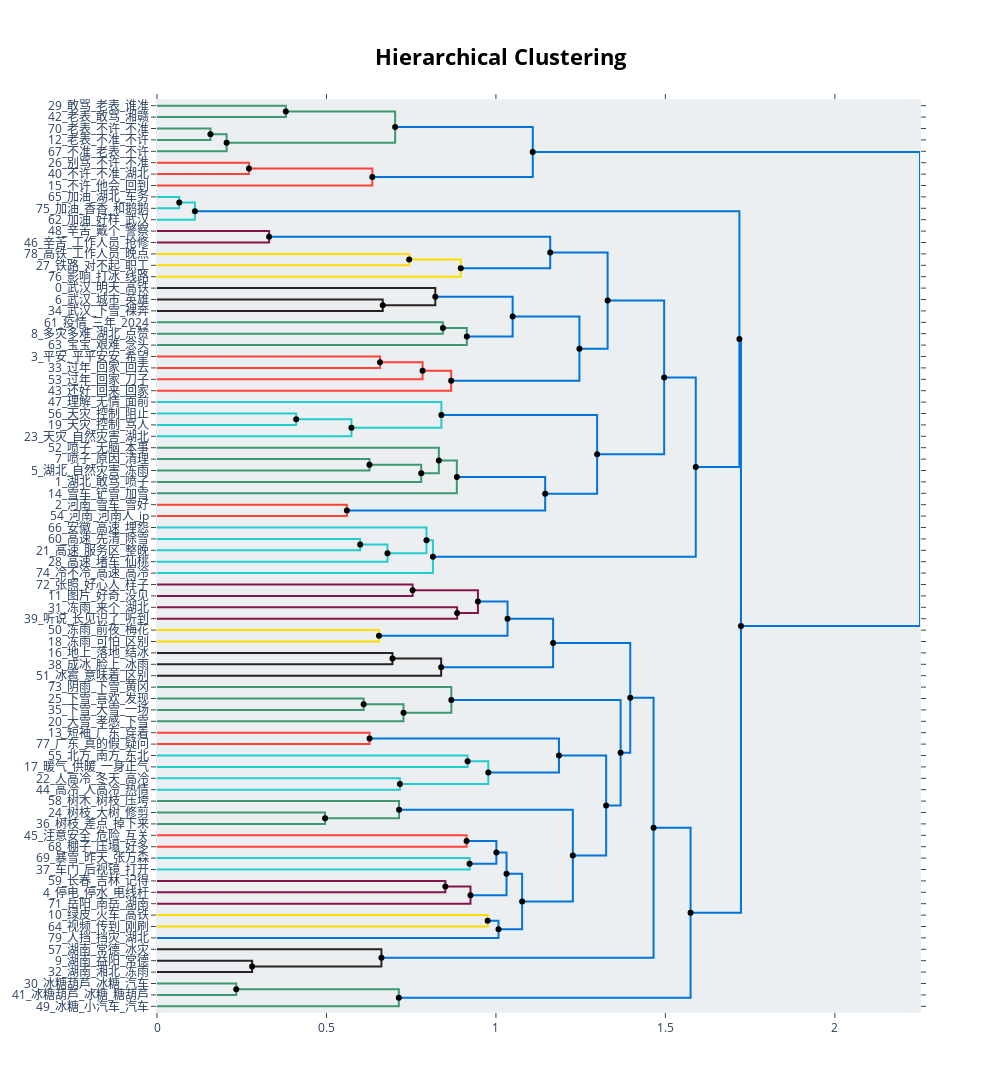

Source (notebook cell):
### Code cell
hierarchical_topics = topic_model.hierarchical_topics(corpus_list)
topic_model.visualize_hierarchy(hierarchical_topics=hierarchical_topics)

### Figure 1 — Plotly figure (JSON) as saved in the notebook; plotly's stock layout.template omitted (floating-point values rounded to 4 significant figures)
{"data": [{"hoverinfo": "text", "marker": {"color": "rgb(61,153,112)"}, "mode": "lines", "text": ["敢骂_老表_谁准_试试_发财", "", "", "老表_敢骂_湘赣_不许_不准"], "x": [0.0, 0.3801, 0.3801, 0.0], "xaxis": "x", "y": [-5.0, -5.0, -15.0, -15.0], "yaxis": "y", "type": "scatter"}, {"hoverinfo": "text", "marker": {"color": "rgb(61,153,112)"}, "mode": "lines", "text": ["老表_不许_不准_别骂_老陕", "", "", "老表_不准_不许_天灾_欺负"], "x": [0.0, 0.1577, 0.1577, 0.0], "xaxis": "x", "y": [-25.0, -25.0, -35.0, -35.0], "yaxis": "y", "type": "scatter"}, {"hoverinfo": "text", "marker": {"color": "rgb(61,153,112)"}, "mode": "lines", "text": ["老表_不许_不准_别骂_天灾", "", "", "不准_老表_不许_强强_不买"], "x": [0.1577, 0.2054, 0.2054, 0.0], "xaxis": "x", "y": [-30.0, -30.0, -45.0, -45.0], "yaxis": "y", "type": "scatter"}, {"hoverinfo": "text", "marker": {"color": "rgb(61,153,112)"}, "mode": "lines", "text": ["老表_敢骂_湘赣_不许_不准", "", "", "老表_不准_不许_别骂_天灾"], "x": [0.3801, 0.7027, 0.7027, 0.2054], "xaxis": "x", "y": [-10.0, -10.0, -37.5, -37.5], "yaxis": "y", "type": "scatter"}, {"hoverinfo": "text", "marker": {"color": "rgb(255,65,54)"}, "mode": "lines", "text": ["别骂_不许_不准_邻居_兄弟", "", "", "不许_不准_湖北_别骂_老弟"], "x": [0.0, 0.2713, 0.2713, 0.0], "xaxis": "x", "y": [-55.0, -55.0, -65.0, -65.0], "yaxis": "y", "type": "scatter"}, {"hoverinfo": "text", "marker": {"color": "rgb(255,65,54)"}, "mode": "lines", "text": ["不许_别骂_不准_邻居_兄弟", "", "", "不许_他会_回到_英雄_努力"], "x": [0.2713, 0.6353, 0.6353, 0.0], "xaxis": "x", "y": [-60.0, -60.0, -75.0, -75.0], "yaxis": "y", "type": "scatter"}, {"hoverinfo": "text", "marker": {"color": "rgb(0,116,217)"}, "mode": "lines", "text": ["老表_敢骂_不许_不准_湘赣", "", "", "不许_不准_别骂_他会_回到"], "x": [0.7027, 1.109, 1.109, 0.6353], "xaxis": "x", "y": [-23.75, -23.75, -67.5, -67.5], "yaxis": "y", "type": "scatter"}, {"hoverinfo": "text", "marker": {"color": "rgb(35,205,205)"}, "mode": "lines", "text": ["加油_湖北_车务_站务_铁桥", "", "", "加油_香香_和鹅鹅_小伙子_好好"], "x": [0.0, 0.06558, 0.06558, 0.0], "xaxis": "x", "y": [-85.0, -85.0, -95.0, -95.0], "yaxis": "y", "type": "scatter"}, {"hoverinfo": "text", "marker": {"color": "rgb(35,205,205)"}, "mode": "lines", "text": ["加油_湖北_铁桥_车务_站务", "", "", "加油_好样_武汉_广西_最棒"], "x": [0.06558, 0.1118, 0.1118, 0.0], "xaxis": "x", "y": [-90.0, -90.0, -105.0, -105.0], "yaxis": "y", "type": "scatter"}, {"hoverinfo": "text", "marker": {"color": "rgb(133,20,75)"}, "mode": "lines", "text": ["辛苦_戴个_警察_手套_叔叔", "", "", "辛苦_工作人员_抢修_人员_工人"], "x": [0.0, 0.3307, 0.3307, 0.0], "xaxis": "x", "y": [-115.0, -115.0, -125.0, -125.0], "yaxis": "y", "type": "scatter"}, {"hoverinfo": "text", "marker": {"color": "rgb(255,220,0)"}, "mode": "lines", "text": ["高铁_工作人员_晚点_休息_理解", "", "", "铁路_对不起_职工_旅客_人民"], "x": [0.0, 0.744, 0.744, 0.0], "xaxis": "x", "y": [-135.0, -135.0, -145.0, -145.0], "yaxis": "y", "type": "scatter"}, {"hoverinfo": "text", "marker": {"color": "rgb(255,220,0)"}, "mode": "lines", "text": ["铁路_工作人员_对不起_职工_旅客", "", "", "影响_打冰_线路_抢修_全员"], "x": [0.744, 0.8962, 0.8962, 0.0], "xaxis": "x", "y": [-140.0, -140.0, -155.0, -155.0], "yaxis": "y", "type": "scatter"}, {"hoverinfo": "text", "marker": {"color": "rgb(0,116,217)"}, "mode": "lines", "text": ["辛苦_工作人员_抢修_人员_工人", "", "", "铁路_影响_抢修_打冰_线路"], "x": [0.3307, 1.16, 1.16, 0.8962], "xaxis": "x", "y": [-120.0, -120.0, -147.5, -147.5], "yaxis": "y", "type": "scatter"}, {"hoverinfo": "text", "marker": {"color": "rgb(40,35,35)"}, "mode": "lines", "text": ["武汉_城市_英雄_多灾多难_几年", "", "", "武汉_下雪_裸奔_雪人_改扫"], "x": [0.0, 0.666, 0.666, 0.0], "xaxis": "x", "y": [-175.0, -175.0, -185.0, -185.0], "yaxis": "y", "type": "scatter"}, {"hoverinfo": "text", "marker": {"color": "rgb(40,35,35)"}, "mode": "lines", "text": ["武汉_明天_高铁_汉口_晚点", "", "", "武汉_城市_英雄_多灾多难_几年"], "x": [0.0, 0.8211, 0.8211, 0.666], "xaxis": "x", "y": [-165.0, -165.0, -180.0, -180.0], "yaxis": "y", "type": "scatter"}, {"hoverinfo": "text", "marker": {"color": "rgb(61,153,112)"}, "mode": "lines", "text": ["疫情_三年_2024_19_太难", "", "", "多灾多难_湖北_点赞_太不容易_发声"], "x": [0.0, 0.8436, 0.8436, 0.0], "xaxis": "x", "y": [-195.0, -195.0, -205.0, -205.0], "yaxis": "y", "type": "scatter"}, {"hoverinfo": "text", "marker": {"color": "rgb(61,153,112)"}, "mode": "lines", "text": ["疫情_湖北_多灾多难_太难_心疼", "", "", "宝宝_艰难_念头_平平安安_奶粉"], "x": [0.8436, 0.9142, 0.9142, 0.0], "xaxis": "x", "y": [-200.0, -200.0, -215.0, -215.0], "yaxis": "y", "type": "scatter"}, {"hoverinfo": "text", "marker": {"color": "rgb(0,116,217)"}, "mode": "lines", "text": ["武汉_明天_高铁_汉口_过年", "", "", "疫情_宝宝_湖北_多灾多难_人民"], "x": [0.8211, 1.049, 1.049, 0.9142], "xaxis": "x", "y": [-172.5, -172.5, -207.5, -207.5], "yaxis": "y", "type": "scatter"}, {"hoverinfo": "text", "marker": {"color": "rgb(255,65,54)"}, "mode": "lines", "text": ["平安_平平安安_希望_回家_过年", "", "", "过年_回家_回去_在外_下雪"], "x": [0.0, 0.6579, 0.6579, 0.0], "xaxis": "x", "y": [-225.0, -225.0, -235.0, -235.0], "yaxis": "y", "type": "scatter"}, {"hoverinfo": "text", "marker": {"color": "rgb(255,65,54)"}, "mode": "lines", "text": ["平安_平平安安_希望_回家_过年", "", "", "过年_回家_刀子_一岁_建议"], "x": [0.6579, 0.7836, 0.7836, 0.0], "xaxis": "x", "y": [-230.0, -230.0, -245.0, -245.0], "yaxis": "y", "type": "scatter"}, {"hoverinfo": "text", "marker": {"color": "rgb(255,65,54)"}, "mode": "lines", "text": ["平安_过年_回家_平平安安_希望", "", "", "还好_回来_回家_提前_幸好"], "x": [0.7836, 0.868, 0.868, 0.0], "xaxis": "x", "y": [-237.5, -237.5, -255.0, -255.0], "yaxis": "y", "type": "scatter"}, {"hoverinfo": "text", "marker": {"color": "rgb(0,116,217)"}, "mode": "lines", "text": ["武汉_明天_疫情_多灾多难_湖北", "", "", "回家_平安_过年_平平安安_希望"], "x": [1.049, 1.246, 1.246, 0.868], "xaxis": "x", "y": [-190.0, -190.0, -246.2, -246.2], "yaxis": "y", "type": "scatter"}, {"hoverinfo": "text", "marker": {"color": "rgb(0,116,217)"}, "mode": "lines", "text": ["铁路_抢修_影响_打冰_线路", "", "", "武汉_回家_过年_平安_平平安安"], "x": [1.16, 1.33, 1.33, 1.246], "xaxis": "x", "y": [-133.8, -133.8, -218.1, -218.1], "yaxis": "y", "type": "scatter"}, {"hoverinfo": "text", "marker": {"color": "rgb(35,205,205)"}, "mode": "lines", "text": ["天灾_控制_阻止_办法_浪漫", "", "", "天灾_控制_骂人_人为_人能"], "x": [0.0, 0.4107, 0.4107, 0.0], "xaxis": "x", "y": [-275.0, -275.0, -285.0, -285.0], "yaxis": "y", "type": "scatter"}, {"hoverinfo": "text", "marker": {"color": "rgb(35,205,205)"}, "mode": "lines", "text": ["天灾_控制_骂人_人为_办法", "", "", "天灾_自然灾害_湖北_明明_有人"], "x": [0.4107, 0.5737, 0.5737, 0.0], "xaxis": "x", "y": [-280.0, -280.0, -295.0, -295.0], "yaxis": "y", "type": "scatter"}, {"hoverinfo": "text", "marker": {"color": "rgb(35,205,205)"}, "mode": "lines", "text": ["理解_无情_面前_天灾_有情", "", "", "天灾_控制_自然灾害_人为_骂人"], "x": [0.0, 0.839, 0.839, 0.5737], "xaxis": "x", "y": [-265.0, -265.0, -287.5, -287.5], "yaxis": "y", "type": "scatter"}, {"hoverinfo": "text", "marker": {"color": "rgb(61,153,112)"}, "mode": "lines", "text": ["喷子_原因_清理_天气_骂人", "", "", "湖北_自然灾害_冻雨_天气_疫情"], "x": [0.0, 0.6269, 0.6269, 0.0], "xaxis": "x", "y": [-315.0, -315.0, -325.0, -325.0], "yaxis": "y", "type": "scatter"}, {"hoverinfo": "text", "marker": {"color": "rgb(61,153,112)"}, "mode": "lines", "text": ["喷子_原因_冻雨_天气_自然灾害", "", "", "湖北_敢骂_喷子_有人_试试"], "x": [0.6269, 0.7796, 0.7796, 0.0], "xaxis": "x", "y": [-320.0, -320.0, -335.0, -335.0], "yaxis": "y", "type": "scatter"}, {"hoverinfo": "text", "marker": {"color": "rgb(61,153,112)"}, "mode": "lines", "text": ["喷子_无脑_本事_理解_嘴唇", "", "", "喷子_湖北_原因_冻雨_天气"], "x": [0.0, 0.8316, 0.8316, 0.7796], "xaxis": "x", "y": [-305.0, -305.0, -327.5, -327.5], "yaxis": "y", "type": "scatter"}, {"hoverinfo": "text", "marker": {"color": "rgb(61,153,112)"}, "mode": "lines", "text": ["喷子_湖北_原因_冻雨_天气", "", "", "雪车_铲雪_加雪_除雪_高速"], "x": [0.8316, 0.8846, 0.8846, 0.0], "xaxis": "x", "y": [-316.2, -316.2, -345.0, -345.0], "yaxis": "y", "type": "scatter"}, {"hoverinfo": "text", "marker": {"color": "rgb(255,65,54)"}, "mode": "lines", "text": ["河南_雪车_雪好_信阳_发声", "", "", "河南_河南人_ip_高考_郑州"], "x": [0.0, 0.5603, 0.5603, 0.0], "xaxis": "x", "y": [-355.0, -355.0, -365.0, -365.0], "yaxis": "y", "type": "scatter"}, {"hoverinfo": "text", "marker": {"color": "rgb(0,116,217)"}, "mode": "lines", "text": ["喷子_湖北_冻雨_原因_天气", "", "", "河南_河南人_雪车_雪好_信阳"], "x": [0.8846, 1.145, 1.145, 0.5603], "xaxis": "x", "y": [-330.6, -330.6, -360.0, -360.0], "yaxis": "y", "type": "scatter"}, {"hoverinfo": "text", "marker": {"color": "rgb(0,116,217)"}, "mode": "lines", "text": ["天灾_控制_理解_自然灾害_无情", "", "", "河南_喷子_雪车_湖北_河南人"], "x": [0.839, 1.299, 1.299, 1.145], "xaxis": "x", "y": [-276.2, -276.2, -345.3, -345.3], "yaxis": "y", "type": "scatter"}, {"hoverinfo": "text", "marker": {"color": "rgb(0,116,217)"}, "mode": "lines", "text": ["铁路_武汉_抢修_影响_打冰", "", "", "河南_天灾_喷子_湖北_雪车"], "x": [1.33, 1.496, 1.496, 1.299], "xaxis": "x", "y": [-175.9, -175.9, -310.8, -310.8], "yaxis": "y", "type": "scatter"}, {"hoverinfo": "text", "marker": {"color": "rgb(35,205,205)"}, "mode": "lines", "text": ["高速_先清_除雪_清理_我要", "", "", "高速_服务区_整晚_自驾游_路程"], "x": [0.0, 0.5995, 0.5995, 0.0], "xaxis": "x", "y": [-385.0, -385.0, -395.0, -395.0], "yaxis": "y", "type": "scatter"}, {"hoverinfo": "text", "marker": {"color": "rgb(35,205,205)"}, "mode": "lines", "text": ["高速_服务区_整晚_自驾游_许广", "", "", "高速_堵车_仙桃_一动不动_孝感"], "x": [0.5995, 0.68, 0.68, 0.0], "xaxis": "x", "y": [-390.0, -390.0, -405.0, -405.0], "yaxis": "y", "type": "scatter"}, {"hoverinfo": "text", "marker": {"color": "rgb(35,205,205)"}, "mode": "lines", "text": ["安徽_高速_埋怨_多人_交警", "", "", "高速_一动不动_堵车_公里_服务区"], "x": [0.0, 0.7951, 0.7951, 0.68], "xaxis": "x", "y": [-375.0, -375.0, -397.5, -397.5], "yaxis": "y", "type": "scatter"}, {"hoverinfo": "text", "marker": {"color": "rgb(35,205,205)"}, "mode": "lines", "text": ["高速_一动不动_堵车_安徽_公里", "", "", "冷不冷_高速_高冷_赤壁_30"], "x": [0.7951, 0.8141, 0.8141, 0.0], "xaxis": "x", "y": [-386.2, -386.2, -415.0, -415.0], "yaxis": "y", "type": "scatter"}, {"hoverinfo": "text", "marker": {"color": "rgb(0,116,217)"}, "mode": "lines", "text": ["河南_希望_天灾_武汉_铁路", "", "", "高速_一动不动_堵车_冷不冷_安徽"], "x": [1.496, 1.59, 1.59, 0.8141], "xaxis": "x", "y": [-243.4, -243.4, -400.6, -400.6], "yaxis": "y", "type": "scatter"}, {"hoverinfo": "text", "marker": {"color": "rgb(0,116,217)"}, "mode": "lines", "text": ["加油_湖北_好样_武汉_广西", "", "", "河南_高速_希望_武汉_天灾"], "x": [0.1118, 1.718, 1.718, 1.59], "xaxis": "x", "y": [-97.5, -97.5, -322.0, -322.0], "yaxis": "y", "type": "scatter"}, {"hoverinfo": "text", "marker": {"color": "rgb(133,20,75)"}, "mode": "lines", "text": ["张照_好心人_样子_冻雨_梧桐", "", "", "图片_好奇_没见_好心人_冻雨"], "x": [0.0, 0.7541, 0.7541, 0.0], "xaxis": "x", "y": [-425.0, -425.0, -435.0, -435.0], "yaxis": "y", "type": "scatter"}, {"hoverinfo": "text", "marker": {"color": "rgb(133,20,75)"}, "mode": "lines", "text": ["冻雨_来个_湖北_没见_极少", "", "", "听说_长见识了_听到_冻雨_知识"], "x": [0.0, 0.8855, 0.8855, 0.0], "xaxis": "x", "y": [-445.0, -445.0, -455.0, -455.0], "yaxis": "y", "type": "scatter"}, {"hoverinfo": "text", "marker": {"color": "rgb(133,20,75)"}, "mode": "lines", "text": ["好心人_张照_样子_图片_好奇", "", "", "听说_长见识了_冻雨_听到_没见"], "x": [0.7541, 0.9469, 0.9469, 0.8855], "xaxis": "x", "y": [-430.0, -430.0, -450.0, -450.0], "yaxis": "y", "type": "scatter"}, {"hoverinfo": "text", "marker": {"color": "rgb(255,220,0)"}, "mode": "lines", "text": ["冻雨_前夜_梅花__", "", "", "冻雨_可怕_区别_恐怖_上班"], "x": [0.0, 0.6549, 0.6549, 0.0], "xaxis": "x", "y": [-465.0, -465.0, -475.0, -475.0], "yaxis": "y", "type": "scatter"}, {"hoverinfo": "text", "marker": {"color": "rgb(0,116,217)"}, "mode": "lines", "text": ["好心人_样子_张照_听说_冻雨", "", "", "冻雨_可怕_梅花_区别_恐怖"], "x": [0.9469, 1.034, 1.034, 0.6549], "xaxis": "x", "y": [-440.0, -440.0, -470.0, -470.0], "yaxis": "y", "type": "scatter"}, {"hoverinfo": "text", "marker": {"color": "rgb(40,35,35)"}, "mode": "lines", "text": ["地上_落地_结冰_地面_不动", "", "", "成冰_脸上_冰雨_冷冷的_落地"], "x": [0.0, 0.6947, 0.6947, 0.0], "xaxis": "x", "y": [-485.0, -485.0, -495.0, -495.0], "yaxis": "y", "type": "scatter"}, {"hoverinfo": "text", "marker": {"color": "rgb(40,35,35)"}, "mode": "lines", "text": ["成冰_落地_地上_结冰_地面", "", "", "冰雹_意味着_区别_普及_空中"], "x": [0.6947, 0.8384, 0.8384, 0.0], "xaxis": "x", "y": [-490.0, -490.0, -505.0, -505.0], "yaxis": "y", "type": "scatter"}, {"hoverinfo": "text", "marker": {"color": "rgb(0,116,217)"}, "mode": "lines", "text": ["好心人_样子_张照_冻雨_听说", "", "", "成冰_落地_地上_结冰_冻雨"], "x": [1.034, 1.169, 1.169, 0.8384], "xaxis": "x", "y": [-455.0, -455.0, -497.5, -497.5], "yaxis": "y", "type": "scatter"}, {"hoverinfo": "text", "marker": {"color": "rgb(61,153,112)"}, "mode": "lines", "text": ["下雪_喜欢_发现_冬天_讨厌", "", "", "下雪_大雪_一场_终于_冷多"], "x": [0.0, 0.6097, 0.6097, 0.0], "xaxis": "x", "y": [-525.0, -525.0, -535.0, -535.0], "yaxis": "y", "type": "scatter"}, {"hoverinfo": "text", "marker": {"color": "rgb(61,153,112)"}, "mode": "lines", "text": ["下雪_喜欢_发现_大雪_冬天", "", "", "大雪_孝感_下雪_小时候_宜昌"], "x": [0.6097, 0.7273, 0.7273, 0.0], "xaxis": "x", "y": [-530.0, -530.0, -545.0, -545.0], "yaxis": "y", "type": "scatter"}, {"hoverinfo": "text", "marker": {"color": "rgb(61,153,112)"}, "mode": "lines", "text": ["阴雨_下雪_黄冈_黄梅_武穴", "", "", "下雪_大雪_喜欢_发现_冬天"], "x": [0.0, 0.8684, 0.8684, 0.7273], "xaxis": "x", "y": [-515.0, -515.0, -537.5, -537.5], "yaxis": "y", "type": "scatter"}, {"hoverinfo": "text", "marker": {"color": "rgb(255,65,54)"}, "mode": "lines", "text": ["短袖_广东_穿着_短裤_风扇", "", "", "广东_真的假_疑问_回南天_广西"], "x": [0.0, 0.6271, 0.6271, 0.0], "xaxis": "x", "y": [-555.0, -555.0, -565.0, -565.0], "yaxis": "y", "type": "scatter"}, {"hoverinfo": "text", "marker": {"color": "rgb(35,205,205)"}, "mode": "lines", "text": ["北方_南方_东北_以北_分得清", "", "", "暖气_供暖_一身正气_硬抗_评论"], "x": [0.0, 0.9164, 0.9164, 0.0], "xaxis": "x", "y": [-575.0, -575.0, -585.0, -585.0], "yaxis": "y", "type": "scatter"}, {"hoverinfo": "text", "marker": {"color": "rgb(35,205,205)"}, "mode": "lines", "text": ["人高冷_冬天_高冷_东北_夏天", "", "", "高冷_人高冷_热情_这回_留客"], "x": [0.0, 0.7167, 0.7167, 0.0], "xaxis": "x", "y": [-595.0, -595.0, -605.0, -605.0], "yaxis": "y", "type": "scatter"}, {"hoverinfo": "text", "marker": {"color": "rgb(35,205,205)"}, "mode": "lines", "text": ["暖气_供暖_南方_北方_一身正气", "", "", "高冷_人高冷_冬天_湖北_东北"], "x": [0.9164, 0.9776, 0.9776, 0.7167], "xaxis": "x", "y": [-580.0, -580.0, -600.0, -600.0], "yaxis": "y", "type": "scatter"}, {"hoverinfo": "text", "marker": {"color": "rgb(0,116,217)"}, "mode": "lines", "text": ["短袖_广东_穿着_广西_短裤", "", "", "暖气_高冷_人高冷_供暖_南方"], "x": [0.6271, 1.186, 1.186, 0.9776], "xaxis": "x", "y": [-560.0, -560.0, -590.0, -590.0], "yaxis": "y", "type": "scatter"}, {"hoverinfo": "text", "marker": {"color": "rgb(61,153,112)"}, "mode": "lines", "text": ["树枝_大树_修剪_压断_离谱", "", "", "树枝_差点_掉下来_压断_小区"], "x": [0.0, 0.4959, 0.4959, 0.0], "xaxis": "x", "y": [-625.0, -625.0, -635.0, -635.0], "yaxis": "y", "type": "scatter"}, {"hoverinfo": "text", "marker": {"color": "rgb(61,153,112)"}, "mode": "lines", "text": ["树木_树枝_压垮_压断_重量", "", "", "树枝_压断_差点_掉下来_大树"], "x": [0.0, 0.7142, 0.7142, 0.4959], "xaxis": "x", "y": [-615.0, -615.0, -630.0, -630.0], "yaxis": "y", "type": "scatter"}, {"hoverinfo": "text", "marker": {"color": "rgb(255,65,54)"}, "mode": "lines", "text": ["注意安全_危险_互关_戒色_招生", "", "", "棚子_压塌_好多_压垮_大棚"], "x": [0.0, 0.9134, 0.9134, 0.0], "xaxis": "x", "y": [-645.0, -645.0, -655.0, -655.0], "yaxis": "y", "type": "scatter"}, {"hoverinfo": "text", "marker": {"color": "rgb(35,205,205)"}, "mode": "lines", "text": ["暴雪_昨天_张万森_明明_昨晚", "", "", "车门_后视镜_打开_车子_玻璃"], "x": [0.0, 0.9223, 0.9223, 0.0], "xaxis": "x", "y": [-665.0, -665.0, -675.0, -675.0], "yaxis": "y", "type": "scatter"}, {"hoverinfo": "text", "marker": {"color": "rgb(0,116,217)"}, "mode": "lines", "text": ["注意安全_棚子_压塌_好多_压垮", "", "", "暴雪_昨天_车门_后视镜_打开"], "x": [0.9134, 1.001, 1.001, 0.9223], "xaxis": "x", "y": [-650.0, -650.0, -670.0, -670.0], "yaxis": "y", "type": "scatter"}, {"hoverinfo": "text", "marker": {"color": "rgb(133,20,75)"}, "mode": "lines", "text": ["长春_吉林_记得_冰灾_20", "", "", "停电_停水_电线杆_信号_电线"], "x": [0.0, 0.8507, 0.8507, 0.0], "xaxis": "x", "y": [-685.0, -685.0, -695.0, -695.0], "yaxis": "y", "type": "scatter"}, {"hoverinfo": "text", "marker": {"color": "rgb(133,20,75)"}, "mode": "lines", "text": ["停电_停水_电线杆_信号_长春", "", "", "岳阳_南岳_湖南_小区_好多"], "x": [0.8507, 0.925, 0.925, 0.0], "xaxis": "x", "y": [-690.0, -690.0, -705.0, -705.0], "yaxis": "y", "type": "scatter"}, {"hoverinfo": "text", "marker": {"color": "rgb(0,116,217)"}, "mode": "lines", "text": ["注意安全_棚子_暴雪_压塌_好多", "", "", "停电_停水_电线杆_信号_长春"], "x": [1.001, 1.031, 1.031, 0.925], "xaxis": "x", "y": [-660.0, -660.0, -697.5, -697.5], "yaxis": "y", "type": "scatter"}, {"hoverinfo": "text", "marker": {"color": "rgb(255,220,0)"}, "mode": "lines", "text": ["绿皮_火车_高铁_内燃机_火花", "", "", "视频_传到_刚刷_失禁_人声"], "x": [0.0, 0.9756, 0.9756, 0.0], "xaxis": "x", "y": [-715.0, -715.0, -725.0, -725.0], "yaxis": "y", "type": "scatter"}, {"hoverinfo": "text", "marker": {"color": "rgb(0,116,217)"}, "mode": "lines", "text": ["绿皮_火车_视频_传到_高铁", "", "", "人挡_挡灾_湖北_骂人_人替"], "x": [0.9756, 1.008, 1.008, 0.0], "xaxis": "x", "y": [-720.0, -720.0, -735.0, -735.0], "yaxis": "y", "type": "scatter"}, {"hoverinfo": "text", "marker": {"color": "rgb(0,116,217)"}, "mode": "lines", "text": ["停电_停水_注意安全_好多_棚子", "", "", "绿皮_火车_视频_人挡_挡灾"], "x": [1.031, 1.077, 1.077, 1.008], "xaxis": "x", "y": [-678.8, -678.8, -727.5, -727.5], "yaxis": "y", "type": "scatter"}, {"hoverinfo": "text", "marker": {"color": "rgb(0,116,217)"}, "mode": "lines", "text": ["树枝_压断_大树_压垮_差点", "", "", "绿皮_停电_火车_停水_注意安全"], "x": [0.7142, 1.227, 1.227, 1.077], "xaxis": "x", "y": [-622.5, -622.5, -703.1, -703.1], "yaxis": "y", "type": "scatter"}, {"hoverinfo": "text", "marker": {"color": "rgb(0,116,217)"}, "mode": "lines", "text": ["短袖_暖气_广东_高冷_人高冷", "", "", "绿皮_停电_树枝_火车_停水"], "x": [1.186, 1.325, 1.325, 1.227], "xaxis": "x", "y": [-575.0, -575.0, -662.8, -662.8], "yaxis": "y", "type": "scatter"}, {"hoverinfo": "text", "marker": {"color": "rgb(0,116,217)"}, "mode": "lines", "text": ["下雪_大雪_喜欢_发现_冬天", "", "", "绿皮_停电_树枝_短袖_暖气"], "x": [0.8684, 1.368, 1.368, 1.325], "xaxis": "x", "y": [-526.2, -526.2, -618.9, -618.9], "yaxis": "y", "type": "scatter"}, {"hoverinfo": "text", "marker": {"color": "rgb(0,116,217)"}, "mode": "lines", "text": ["冻雨_好心人_样子_张照_听说", "", "", "绿皮_停电_树枝_短袖_暖气"], "x": [1.169, 1.396, 1.396, 1.368], "xaxis": "x", "y": [-476.2, -476.2, -572.6, -572.6], "yaxis": "y", "type": "scatter"}, {"hoverinfo": "text", "marker": {"color": "rgb(40,35,35)"}, "mode": "lines", "text": ["湖南_益阳_常德_南岳_压力", "", "", "湖南_湘北_冻雨_湘湘_湖南人"], "x": [0.0, 0.2806, 0.2806, 0.0], "xaxis": "x", "y": [-755.0, -755.0, -765.0, -765.0], "yaxis": "y", "type": "scatter"}, {"hoverinfo": "text", "marker": {"color": "rgb(40,35,35)"}, "mode": "lines", "text": ["湖南_常德_冰灾_雪珠_交通", "", "", "湖南_益阳_湘北_常德_北部"], "x": [0.0, 0.6621, 0.6621, 0.2806], "xaxis": "x", "y": [-745.0, -745.0, -760.0, -760.0], "yaxis": "y", "type": "scatter"}, {"hoverinfo": "text", "marker": {"color": "rgb(0,116,217)"}, "mode": "lines", "text": ["绿皮_停电_树枝_冻雨_下雪", "", "", "湖南_常德_冰灾_益阳_冻雨"], "x": [1.396, 1.465, 1.465, 0.6621], "xaxis": "x", "y": [-524.4, -524.4, -752.5, -752.5], "yaxis": "y", "type": "scatter"}, {"hoverinfo": "text", "marker": {"color": "rgb(61,153,112)"}, "mode": "lines", "text": ["冰糖葫芦_冰糖_汽车_葫芦_馅儿", "", "", "冰糖葫芦_冰糖_糖葫芦_汽车_电动车"], "x": [0.0, 0.2338, 0.2338, 0.0], "xaxis": "x", "y": [-775.0, -775.0, -785.0, -785.0], "yaxis": "y", "type": "scatter"}, {"hoverinfo": "text", "marker": {"color": "rgb(61,153,112)"}, "mode": "lines", "text": ["冰糖葫芦_冰糖_汽车_糖葫芦_葫芦", "", "", "冰糖_小汽车_汽车_电动车_大白菜"], "x": [0.2338, 0.7135, 0.7135, 0.0], "xaxis": "x", "y": [-780.0, -780.0, -795.0, -795.0], "yaxis": "y", "type": "scatter"}, {"hoverinfo": "text", "marker": {"color": "rgb(0,116,217)"}, "mode": "lines", "text": ["湖南_绿皮_冻雨_停电_树枝", "", "", "冰糖_冰糖葫芦_汽车_小汽车_电动车"], "x": [1.465, 1.574, 1.574, 0.7135], "xaxis": "x", "y": [-638.5, -638.5, -787.5, -787.5], "yaxis": "y", "type": "scatter"}, {"hoverinfo": "text", "marker": {"color": "rgb(0,116,217)"}, "mode": "lines", "text": ["河南_武汉_高速_希望_天灾", "", "", "湖南_绿皮_冻雨_停电_树枝"], "x": [1.718, 1.723, 1.723, 1.574], "xaxis": "x", "y": [-209.7, -209.7, -713.0, -713.0], "yaxis": "y", "type": "scatter"}, {"hoverinfo": "text", "marker": {"color": "rgb(0,116,217)"}, "mode": "lines", "text": ["老表_不许_不准_敢骂_别骂", "", "", "湖北_冻雨_武汉_河南_希望"], "x": [1.109, 2.251, 2.251, 1.723], "xaxis": "x", "y": [-45.62, -45.62, -461.4, -461.4], "yaxis": "y", "type": "scatter"}, {"hoverinfo": "text", "hovertext": ["老表_不许_不准_别骂_天灾", "老表_敢骂_湘赣_不许_不准", "不许_别骂_不准_邻居_兄弟", "老表_敢骂_不许_不准_湘赣", "加油_湖北_铁桥_车务_站务", "铁路_工作人员_对不起_职工_旅客", "辛苦_工作人员_抢修_人员_工人", "疫情_湖北_多灾多难_太难_心疼", "武汉_明天_高铁_汉口_过年", "平安_平平安安_希望_回家_过年", "平安_过年_回家_平平安安_希望", "武汉_明天_疫情_多灾多难_湖北", "铁路_抢修_影响_打冰_线路", "天灾_控制_骂人_人为_办法", "喷子_原因_冻雨_天气_自然灾害", "喷子_湖北_原因_冻雨_天气", "喷子_湖北_冻雨_原因_天气", "天灾_控制_理解_自然灾害_无情", "铁路_武汉_抢修_影响_打冰", "高速_服务区_整晚_自驾游_许广", "高速_一动不动_堵车_安徽_公里", "河南_希望_天灾_武汉_铁路", "加油_湖北_好样_武汉_广西", "好心人_张照_样子_图片_好奇", "好心人_样子_张照_听说_冻雨", "成冰_落地_地上_结冰_地面", "好心人_样子_张照_冻雨_听说", "下雪_喜欢_发现_大雪_冬天", "暖气_供暖_南方_北方_一身正气", "短袖_广东_穿着_广西_短裤", "注意安全_棚子_压塌_好多_压垮", "停电_停水_电线杆_信号_长春", "注意安全_棚子_暴雪_压塌_好多", "绿皮_火车_视频_传到_高铁", "停电_停水_注意安全_好多_棚子", "树枝_压断_大树_压垮_差点", "短袖_暖气_广东_高冷_人高冷", "下雪_大雪_喜欢_发现_冬天", "冻雨_好心人_样子_张照_听说", "绿皮_停电_树枝_冻雨_下雪", "冰糖葫芦_冰糖_汽车_糖葫芦_葫芦", "湖南_绿皮_冻雨_停电_树枝", "河南_武汉_高速_希望_天灾", "老表_不许_不准_敢骂_别骂"], "marker": {"color": "black"}, "mode": "markers", "showlegend": false, "x": [0.1577, 0.3801, 0.2713, 0.7027, 0.06558, 0.744, 0.3307, 0.8436, 0.8211, 0.6579, 0.7836, 1.049, 1.16, 0.4107, 0.6269, 0.8316, 0.8846, 0.839, 1.33, 0.5995, 0.7951, 1.496, 0.1118, 0.7541, 0.9469, 0.6947, 1.034, 0.6097, 0.9164, 0.6271, 0.9134, 0.8507, 1.001, 0.9756, 1.031, 0.7142, 1.186, 0.8684, 1.169, 1.396, 0.2338, 1.465, 1.718, 1.109], "y": [-30.0, -10.0, -60.0, -23.75, -90.0, -140.0, -120.0, -200.0, -172.5, -230.0, -237.5, -190.0, -133.8, -280.0, -320.0, -316.2, -330.6, -276.2, -175.9, -390.0, -386.2, -243.4, -97.5, -430.0, -440.0, -490.0, -455.0, -530.0, -580.0, -560.0, -650.0, -690.0, -660.0, -720.0, -678.8, -622.5, -575.0, -526.2, -476.2, -524.4, -780.0, -638.5, -209.7, -45.62], "type": "scatter"}, {"hoverinfo": "text", "hovertext": ["老表_不准_不许_别骂_天灾", "不许_不准_别骂_他会_回到", "铁路_影响_抢修_打冰_线路", "武汉_城市_英雄_多灾多难_几年", "疫情_宝宝_湖北_多灾多难_人民", "回家_平安_过年_平平安安_希望", "武汉_回家_过年_平安_平平安安", "天灾_控制_自然灾害_人为_骂人", "喷子_湖北_原因_冻雨_天气", "河南_河南人_雪车_雪好_信阳", "河南_喷子_雪车_湖北_河南人", "河南_天灾_喷子_湖北_雪车", "高速_一动不动_堵车_公里_服务区", "高速_一动不动_堵车_冷不冷_安徽", "河南_高速_希望_武汉_天灾", "听说_长见识了_冻雨_听到_没见", "冻雨_可怕_梅花_区别_恐怖", "成冰_落地_地上_结冰_冻雨", "下雪_大雪_喜欢_发现_冬天", "高冷_人高冷_冬天_湖北_东北", "暖气_高冷_人高冷_供暖_南方", "树枝_压断_差点_掉下来_大树", "暴雪_昨天_车门_后视镜_打开", "停电_停水_电线杆_信号_长春", "绿皮_火车_视频_人挡_挡灾", "绿皮_停电_火车_停水_注意安全", "绿皮_停电_树枝_火车_停水", "绿皮_停电_树枝_短袖_暖气", "绿皮_停电_树枝_短袖_暖气", "湖南_益阳_湘北_常德_北部", "湖南_常德_冰灾_益阳_冻雨", "冰糖_冰糖葫芦_汽车_小汽车_电动车", "湖南_绿皮_冻雨_停电_树枝", "湖北_冻雨_武汉_河南_希望"], "marker": {"color": "black"}, "mode": "markers", "showlegend": false, "x": [0.2054, 0.6353, 0.8962, 0.666, 0.9142, 0.868, 1.246, 0.5737, 0.7796, 0.5603, 1.145, 1.299, 0.68, 0.8141, 1.59, 0.8855, 0.6549, 0.8384, 0.7273, 0.7167, 0.9776, 0.4959, 0.9223, 0.925, 1.008, 1.077, 1.227, 1.325, 1.368, 0.2806, 0.6621, 0.7135, 1.574, 1.723], "y": [-37.5, -67.5, -147.5, -180.0, -207.5, -246.2, -218.1, -287.5, -327.5, -360.0, -345.3, -310.8, -397.5, -400.6, -322.0, -450.0, -470.0, -497.5, -537.5, -600.0, -590.0, -630.0, -670.0, -697.5, -727.5, -703.1, -662.8, -618.9, -572.6, -760.0, -752.5, -787.5, -713.0, -461.4], "type": "scatter"}], "layout": {"autosize": false, "height": 1400, "hovermode": "closest", "showlegend": false, "width": 1000, "xaxis": {"mirror": "allticks", "rangemode": "tozero", "showgrid": false, "showline": true, "showticklabels": true, "ticks": "outside", "type": "linear", "zeroline": false}, "yaxis": {"mirror": "allticks", "rangemode": "tozero", "showgrid": false, "showline": true, "showticklabels": true, "tickmode": "array", "ticks": "outside", "ticktext": ["29_敢骂_老表_谁准", "42_老表_敢骂_湘赣", "70_老表_不许_不准", "12_老表_不准_不许", "67_不准_老表_不许", "26_别骂_不许_不准", "40_不许_不准_湖北", "15_不许_他会_回到", "65_加油_湖北_车务", "75_加油_香香_和鹅鹅", "62_加油_好样_武汉", "48_辛苦_戴个_警察", "46_辛苦_工作人员_抢修", "78_高铁_工作人员_晚点", "27_铁路_对不起_职工", "76_影响_打冰_线路", "0_武汉_明天_高铁", "6_武汉_城市_英雄", "34_武汉_下雪_裸奔", "61_疫情_三年_2024", "8_多灾多难_湖北_点赞", "63_宝宝_艰难_念头", "3_平安_平平安安_希望", "33_过年_回家_回去", "53_过年_回家_刀子", "43_还好_回来_回家", "47_理解_无情_面前", "56_天灾_控制_阻止", "19_天灾_控制_骂人", "23_天灾_自然灾害_湖北", "52_喷子_无脑_本事", "7_喷子_原因_清理", "5_湖北_自然灾害_冻雨", "1_湖北_敢骂_喷子", "14_雪车_铲雪_加雪", "2_河南_雪车_雪好", "54_河南_河南人_ip", "66_安徽_高速_埋怨", "60_高速_先清_除雪", "21_高速_服务区_整晚", "28_高速_堵车_仙桃", "74_冷不冷_高速_高冷", "72_张照_好心人_样子", "11_图片_好奇_没见", "31_冻雨_来个_湖北", "39_听说_长见识了_听到", "50_冻雨_前夜_梅花", "18_冻雨_可怕_区别", "16_地上_落地_结冰", "38_成冰_脸上_冰雨", "51_冰雹_意味着_区别", "73_阴雨_下雪_黄冈", "25_下雪_喜欢_发现", "35_下雪_大雪_一场", "20_大雪_孝感_下雪", "13_短袖_广东_穿着", "77_广东_真的假_疑问", "55_北方_南方_东北", "17_暖气_供暖_一身正气", "22_人高冷_冬天_高冷", "44_高冷_人高冷_热情", "58_树木_树枝_压垮", "24_树枝_大树_修剪", "36_树枝_差点_掉下来", "45_注意安全_危险_互关", "68_棚子_压塌_好多", "69_暴雪_昨天_张万森", "37_车门_后视镜_打开", "59_长春_吉林_记得", "4_停电_停水_电线杆", "71_岳阳_南岳_湖南", "10_绿皮_火车_高铁", "64_视频_传到_刚刷", "79_人挡_挡灾_湖北", "57_湖南_常德_冰灾", "9_湖南_益阳_常德", "32_湖南_湘北_冻雨", "30_冰糖葫芦_冰糖_汽车", "41_冰糖葫芦_冰糖_糖葫芦", "49_冰糖_小汽车_汽车"], "tickvals": [-5.0, -15.0, -25.0, -35.0, -45.0, -55.0, -65.0, -75.0, -85.0, -95.0, -105.0, -115.0, -125.0, -135.0, -145.0, -155.0, -165.0, -175.0, -185.0, -195.0, -205.0, -215.0, -225.0, -235.0, -245.0, -255.0, -265.0, -275.0, -285.0, -295.0, -305.0, -315.0, -325.0, -335.0, -345.0, -355.0, -365.0, -375.0, -385.0, -395.0, -405.0, -415.0, -425.0, -435.0, -445.0, -455.0, -465.0, -475.0, -485.0, -495.0, -505.0, -515.0, -525.0, -535.0, -545.0, -555.0, -565.0, -575.0, -585.0, -595.0, -605.0, -615.0, -625.0, -635.0, -645.0, -655.0, -665.0, -675.0, -685.0, -695.0, -705.0, -715.0, -725.0, -735.0, -745.0, -755.0, -765.0, -775.0, -785.0, -795.0], "type": "linear", "zeroline": false, "range": [-800.0, 0.0]}, "title": {"font": {"size": 22, "color": "Black"}, "text": "<b>Hierarchical Clustering</b>", "x": 0.5, "xanchor": "center", "yanchor": "top"}, "hoverlabel": {"font": {"size": 16, "family": "Rockwell"}, "bgcolor": "white"}, "plot_bgcolor": "#ECEFF1"}}
